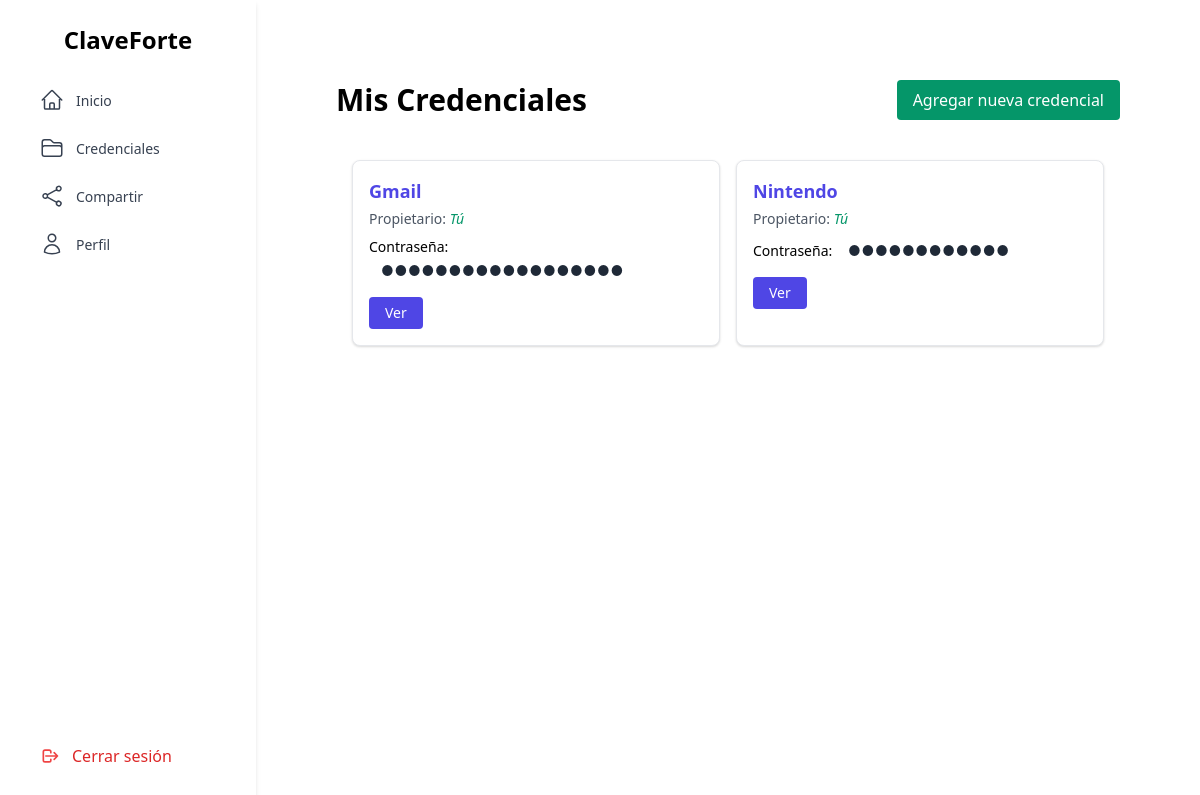
Before: /credentials (signed in) with the older database file.
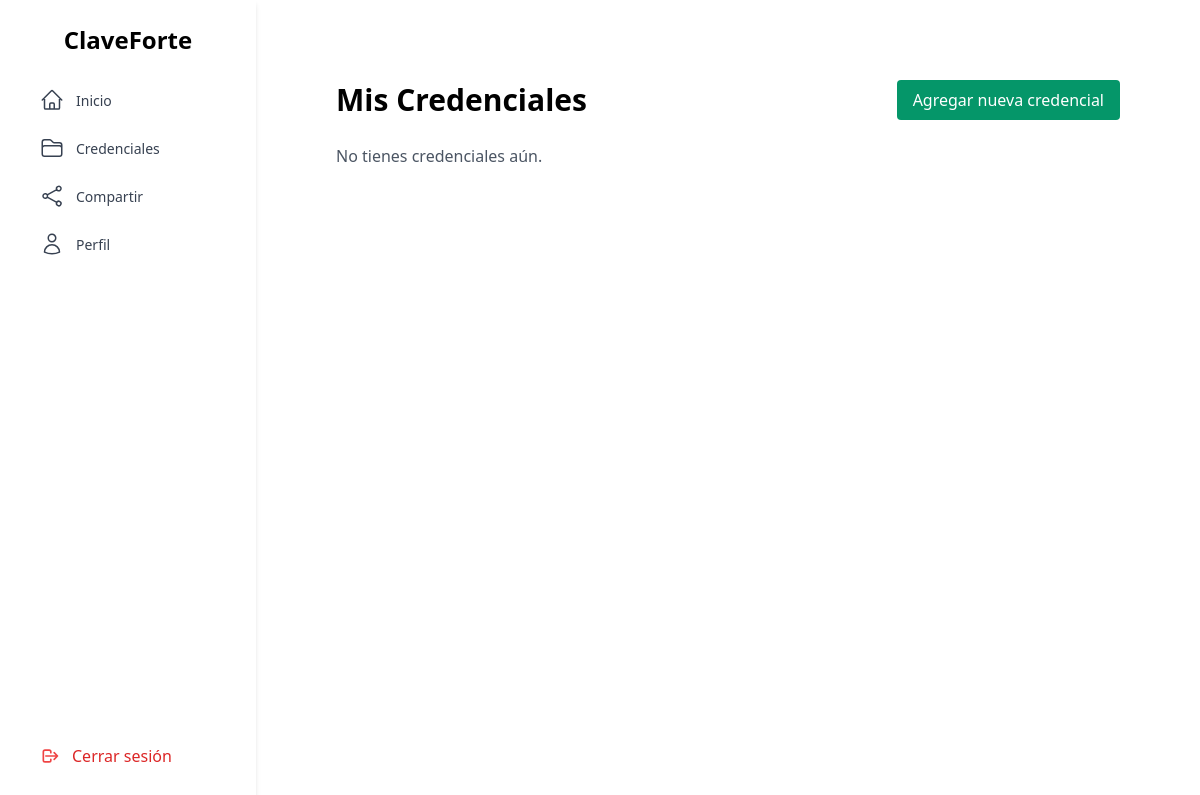
After: the same page with the newer database file.
### tables this page shows
CREATE TABLE Credentials (
        id_credential   INTEGER PRIMARY KEY AUTOINCREMENT,
        service_name    TEXT NOT NULL,
        service_pass    TEXT NOT NULL,
        users_allows    TEXT,
        name_owner      TEXT,
        id_usr          INTEGER NOT NULL,
        FOREIGN KEY (id_usr) REFERENCES Users(id_usr)
    );

### app.py (the view, shortened to what this page needs)
@app.route('/credentials')
def mostrar_credenciales():
    if 'usuario_id' not in session:
        return redirect(url_for('login'))
    usuario_id = session['usuario_id']
    usuario_rol = session.get('usuario_rol')
    conn = sqlite3.connect('instance/ClaveForte.db')
    conn.row_factory = sqlite3.Row
    cur = conn.cursor()
    cur.execute("""
        SELECT * FROM Credentials
        WHERE id_usr = ? OR users_allows IS NOT NULL
    """, (usuario_id,))
    resultados = cur.fetchall()
    credenciales_visibles = []
    for credencial in resultados:
        if credencial['id_usr'] == usuario_id:
            credenciales_visibles.append(credencial)
    cur.execute("SELECT secret_pass FROM Users WHERE id_usr = ?", (usuario_id,))
    fila_usuario = cur.fetchone()
    tiene_pass_secundaria = bool(fila_usuario and fila_usuario['secret_pass'])
    conn.close()
    return render_template(
        'credentials/credentials.html',
        credenciales=credenciales_visibles,
        usuario_actual=usuario_id,
        usr_rol=usuario_rol,
        tiene_pass_secundaria=tiene_pass_secundaria,
        origen='mostrar_credenciales'
    )

### templates/credentials/credentials.html (shortened to what this page needs)
{% extends 'layout.html' %}
{% block content %}
<div class="flex-1 p-10">
  <div class="flex justify-between items-center mb-6">
    <h2 class="text-3xl font-bold">Mis Credenciales</h2>
    <button id="abrir-modal" class="bg-green-600 text-white px-4 py-2 rounded hover:bg-green-700">
      Agregar nueva credencial
    </button>
  </div>
  {% if credenciales %}
    <div class="max-h-[75vh] overflow-y-auto bg-white rounded-xl p-4">
      <div class="grid grid-cols-1 md:grid-cols-2 gap-4">
        {% for c in credenciales %}
          <div id="{{ c['id_credential'] }}" class="p-4 border rounded-lg bg-white shadow hover:shadow-lg transition">
            <p class="font-semibold text-lg text-indigo-600">{{ c['service_name'] }}</p>
            <p class="text-sm text-gray-600 mt-1">
              Propietario:
              {% if c['id_usr'] == usuario_actual %}
                <span class="italic text-green-600">Tú</span>
              {% else %}
                {{ c['name_owner'] }}
              {% endif %}
            </p>
            <p class="mt-2 text-sm">
              Contraseña:
              <span id="pass-{{ loop.index }}" data-password="{{ c['service_pass'] }}"
                class="px-3 py-1 rounded inline-block text-gray-800 tracking-wider select-none">
                {% set random_length = range(8, 24)|random %}
                {{ '●' * (random_length) }}
              </span>
            </p>
            <div class="mt-3 flex gap-2">
              <button
                type="button"
                onclick="verPassword('{{ c['id_credential'] }}', {{ loop.index }})"
                class="bg-indigo-600 text-white px-4 py-1.5 rounded hover:bg-indigo-700 transition text-sm">
                Ver
              </button>
            </div>
          </div>
        {% endfor %}
      </div>
    </div>
  {% else %}
    <p class="mb-6 text-gray-600">No tienes credenciales aún.</p>
  {% endif %}
  </div>
{% endblock %}

Changed rows visible on the page:
removed Credentials: service_name "Gmail", shows "Tú", value "●●●●●●●●●●●●●●●●●●"
removed Credentials: service_name "Nintendo", shows "Tú", value "●●●●●●●●●●●●"
Other visible differences:
text now shown: "No tienes credenciales aún."
